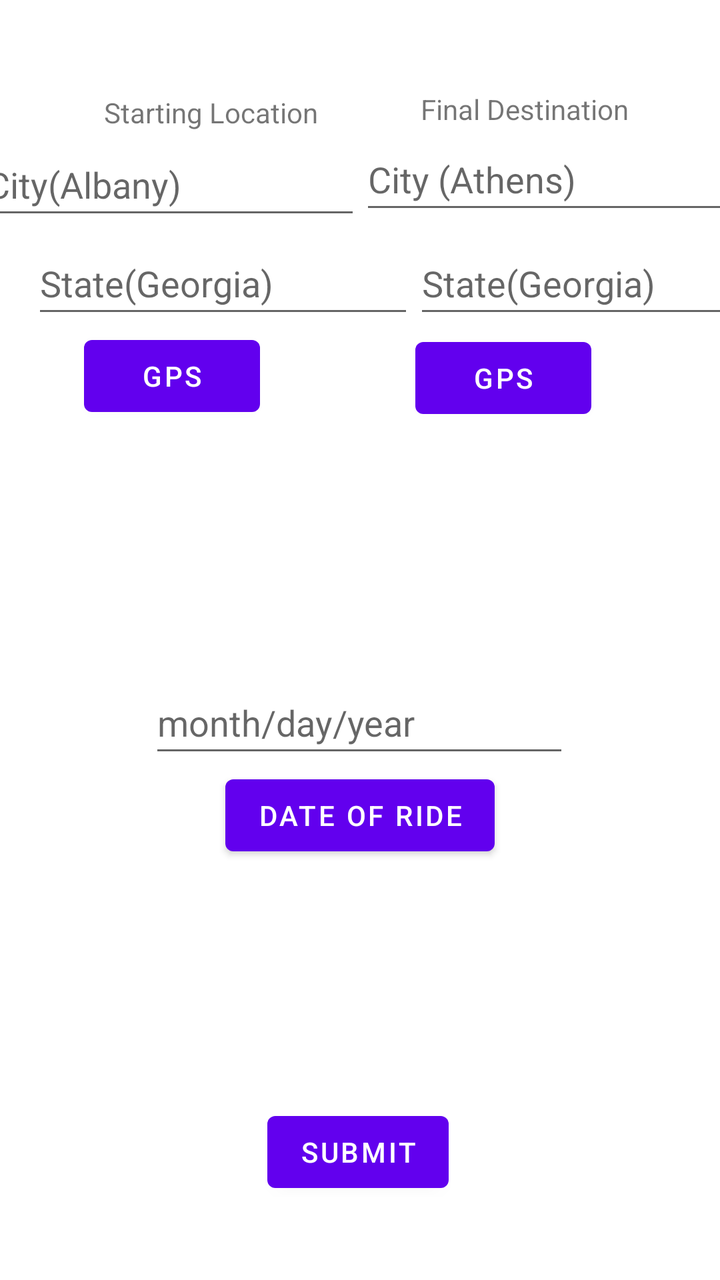
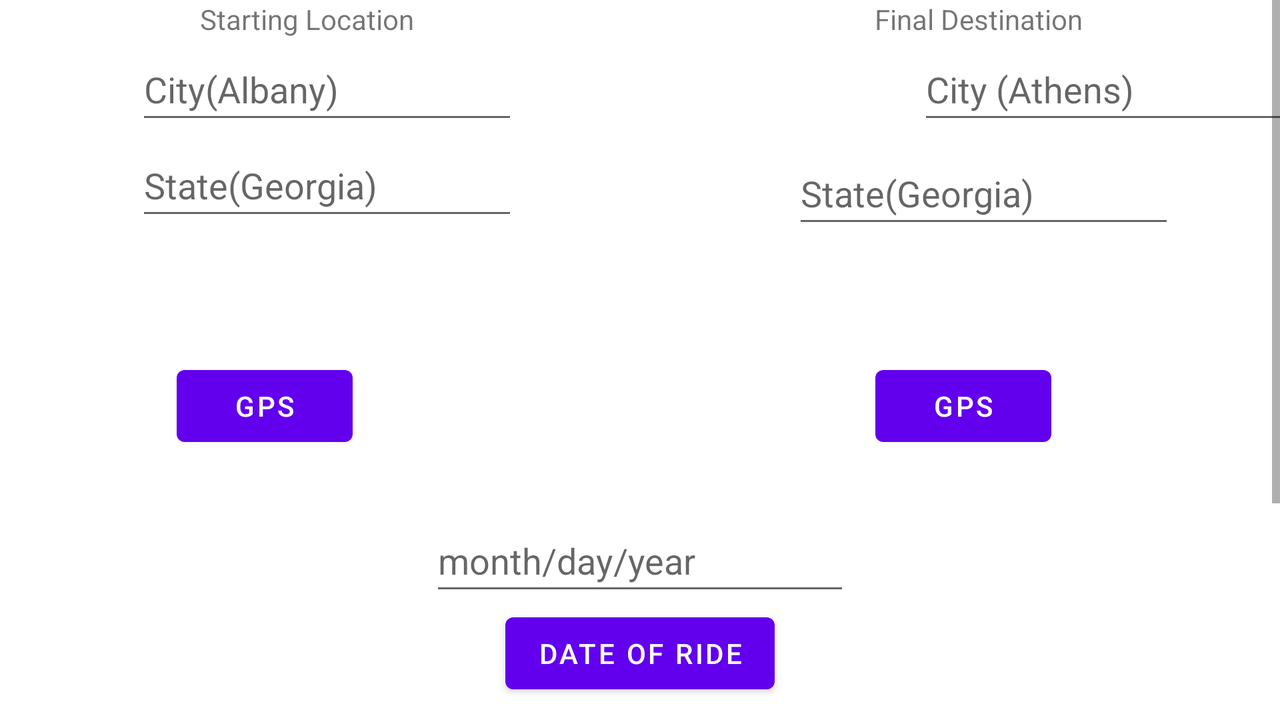

An Android layout and its configuration variant, each rendered on a device that would load it. The default file and the variant file are quoted in full after the pictures.
<!-- AndroidManifest.xml: application theme Theme.RideshareFirebase -->
<!-- res/layout/fragment_request_ride.xml -->
<?xml version="1.0" encoding="utf-8"?>
<FrameLayout xmlns:android="http://schemas.android.com/apk/res/android"
    xmlns:app="http://schemas.android.com/apk/res-auto"
    xmlns:tools="http://schemas.android.com/tools"
    android:layout_width="match_parent"
    android:layout_height="match_parent"
    tools:context=".OfferRideFragment">

    
    <androidx.constraintlayout.widget.ConstraintLayout
        android:layout_width="match_parent"
        android:layout_height="match_parent">

        <EditText
            android:id="@+id/destState"
            android:layout_width="191dp"
            android:layout_height="wrap_content"
            android:layout_marginBottom="476dp"
            android:ems="10"
            android:hint="State(Georgia)"
            android:inputType="textPersonName"
            android:minHeight="48dp"
            app:layout_constraintBottom_toBottomOf="parent"
            app:layout_constraintEnd_toEndOf="parent"
            app:layout_constraintHorizontal_bias="0.0"
            app:layout_constraintStart_toEndOf="@+id/startState" />

        <EditText
            android:id="@+id/destCity"
            android:layout_width="191dp"
            android:layout_height="wrap_content"
            android:layout_marginBottom="4dp"
            android:ems="10"
            android:hint="City (Athens)"
            android:inputType="textPersonName"
            android:minHeight="48dp"
            app:layout_constraintBottom_toTopOf="@+id/destState"
            app:layout_constraintEnd_toEndOf="parent"
            app:layout_constraintHorizontal_bias="0.5"
            app:layout_constraintStart_toEndOf="@+id/startCity" />

        <Button
            android:id="@+id/offerSubmit"
            android:layout_width="wrap_content"
            android:layout_height="wrap_content"
            android:layout_marginBottom="40dp"
            android:text="Submit"
            app:layout_constraintBottom_toBottomOf="parent"
            app:layout_constraintEnd_toEndOf="parent"
            app:layout_constraintHorizontal_bias="0.496"
            app:layout_constraintStart_toStartOf="parent" />

        <EditText
            android:id="@+id/startState"
            android:layout_width="191dp"
            android:layout_height="wrap_content"
            android:layout_marginStart="16dp"
            android:layout_marginBottom="476dp"
            android:ems="10"
            android:hint="State(Georgia)"
            android:inputType="textPersonName"
            android:minHeight="48dp"
            app:layout_constraintBottom_toBottomOf="parent"
            app:layout_constraintHorizontal_chainStyle="packed"
            app:layout_constraintStart_toStartOf="parent" />

        <EditText
            android:id="@+id/startCity"
            android:layout_width="191dp"
            android:layout_height="wrap_content"
            android:ems="10"
            android:hint="City(Albany)"
            android:inputType="textPersonName"
            android:minHeight="48dp"
            app:layout_constraintBottom_toTopOf="@+id/startState"
            app:layout_constraintEnd_toEndOf="parent"
            app:layout_constraintEnd_toStartOf="@+id/destCity"
            app:layout_constraintHorizontal_bias="0.5"
            app:layout_constraintHorizontal_chainStyle="packed"
            app:layout_constraintStart_toStartOf="parent"
            app:layout_constraintTop_toTopOf="parent"
            app:layout_constraintVertical_bias="0.979" />

        <TextView
            android:id="@+id/textView10"
            android:layout_width="wrap_content"
            android:layout_height="wrap_content"
            android:layout_marginStart="52dp"
            android:text="Starting Location"
            app:layout_constraintBottom_toTopOf="@+id/startCity"
            app:layout_constraintStart_toStartOf="parent"
            app:layout_constraintTop_toTopOf="parent"
            app:layout_constraintVertical_bias="0.981" />

        <TextView
            android:id="@+id/textView9"
            android:layout_width="wrap_content"
            android:layout_height="wrap_content"
            android:text="Final Destination"
            app:layout_constraintBottom_toTopOf="@+id/destCity"
            app:layout_constraintEnd_toEndOf="parent"
            app:layout_constraintHorizontal_bias="0.527"
            app:layout_constraintStart_toEndOf="@+id/textView10"
            app:layout_constraintTop_toTopOf="parent"
            app:layout_constraintVertical_bias="1.0" />

        <Button
            android:id="@+id/gpsButton"
            android:layout_width="wrap_content"
            android:layout_height="wrap_content"
            android:text="GPS"
            app:layout_constraintBottom_toBottomOf="parent"
            app:layout_constraintEnd_toEndOf="parent"
            app:layout_constraintHorizontal_bias="0.154"
            app:layout_constraintStart_toStartOf="parent"
            app:layout_constraintTop_toBottomOf="@+id/startState"
            app:layout_constraintVertical_bias="0.0" />

        <Button
            android:id="@+id/datePicker"
            android:layout_width="wrap_content"
            android:layout_height="wrap_content"
            android:text="Date of Ride"
            app:layout_constraintBottom_toBottomOf="parent"
            app:layout_constraintEnd_toEndOf="parent"
            app:layout_constraintStart_toStartOf="parent"
            app:layout_constraintTop_toTopOf="parent"
            app:layout_constraintVertical_bias="0.648" />

        <EditText
            android:id="@+id/editTextDate"
            android:layout_width="wrap_content"
            android:layout_height="wrap_content"
            android:ems="10"
            android:hint="month/day/year"
            android:inputType="date"
            android:minHeight="48dp"
            app:layout_constraintBottom_toTopOf="@+id/datePicker"
            app:layout_constraintEnd_toEndOf="parent"
            app:layout_constraintHorizontal_bias="0.497"
            app:layout_constraintStart_toStartOf="parent"
            app:layout_constraintTop_toTopOf="parent"
            app:layout_constraintVertical_bias="1.0" />

        <Button
            android:id="@+id/gpsButton2"
            android:layout_width="wrap_content"
            android:layout_height="wrap_content"
            android:text="GPS"
            app:layout_constraintBottom_toBottomOf="parent"
            app:layout_constraintEnd_toEndOf="parent"
            app:layout_constraintHorizontal_bias="0.764"
            app:layout_constraintStart_toStartOf="parent"
            app:layout_constraintTop_toBottomOf="@+id/startState"
            app:layout_constraintVertical_bias="0.002" />

    </androidx.constraintlayout.widget.ConstraintLayout>

</FrameLayout>
<!-- resources referenced by this layout -->
<resources>
  <style name="Theme.RideshareFirebase" parent="Theme.MaterialComponents.DayNight.DarkActionBar">
          
          <item name="colorPrimary">@color/purple_500</item>
          <item name="colorPrimaryVariant">@color/purple_700</item>
          <item name="colorOnPrimary">@color/white</item>
          
          <item name="colorSecondary">@color/teal_200</item>
          <item name="colorSecondaryVariant">@color/teal_700</item>
          <item name="colorOnSecondary">@color/black</item>
          
          <item name="android:statusBarColor">?attr/colorPrimaryVariant</item>
          
      </style>
</resources>
<!-- res/layout-land/fragment_request_ride.xml (the repository's variant of the layout above) -->
<!-- drawn on the phone turned sideways -->
<?xml version="1.0" encoding="utf-8"?>
<FrameLayout xmlns:android="http://schemas.android.com/apk/res/android"
    xmlns:app="http://schemas.android.com/apk/res-auto"
    xmlns:tools="http://schemas.android.com/tools"
    android:layout_width="match_parent"
    android:layout_height="match_parent"
    tools:context=".OfferRideFragment">

    
    <ScrollView
        android:layout_width="match_parent"
        android:layout_height="match_parent">

        <androidx.constraintlayout.widget.ConstraintLayout
            android:layout_width="match_parent"
            android:layout_height="wrap_content">

            <EditText
                android:id="@+id/destState"
                android:layout_width="191dp"
                android:layout_height="wrap_content"
                android:layout_marginBottom="396dp"
                android:ems="10"
                android:hint="State(Georgia)"
                android:inputType="textPersonName"
                android:minHeight="48dp"
                app:layout_constraintBottom_toBottomOf="parent"
                app:layout_constraintEnd_toEndOf="parent"
                app:layout_constraintHorizontal_bias="0.723"
                app:layout_constraintStart_toEndOf="@+id/startState" />

            <EditText
                android:id="@+id/destCity"
                android:layout_width="191dp"
                android:layout_height="wrap_content"
                android:layout_marginStart="200dp"
                android:layout_marginBottom="4dp"
                android:ems="10"
                android:hint="City (Athens)"
                android:inputType="textPersonName"
                android:minHeight="48dp"
                app:layout_constraintBottom_toTopOf="@+id/destState"
                app:layout_constraintStart_toEndOf="@+id/startCity" />

            <Button
                android:id="@+id/offerSubmit"
                android:layout_width="wrap_content"
                android:layout_height="wrap_content"
                android:layout_marginBottom="40dp"
                android:text="Submit"
                app:layout_constraintBottom_toBottomOf="parent"
                app:layout_constraintEnd_toEndOf="parent"
                app:layout_constraintHorizontal_bias="0.496"
                app:layout_constraintStart_toStartOf="parent" />

            <EditText
                android:id="@+id/startState"
                android:layout_width="191dp"
                android:layout_height="wrap_content"
                android:layout_marginStart="68dp"
                android:layout_marginBottom="400dp"
                android:ems="10"
                android:hint="State(Georgia)"
                android:inputType="textPersonName"
                android:minHeight="48dp"
                app:layout_constraintBottom_toBottomOf="parent"
                app:layout_constraintHorizontal_chainStyle="packed"
                app:layout_constraintStart_toStartOf="parent" />

            <EditText
                android:id="@+id/startCity"
                android:layout_width="191dp"
                android:layout_height="wrap_content"
                android:layout_marginStart="68dp"
                android:ems="10"
                android:hint="City(Albany)"
                android:inputType="textPersonName"
                android:minHeight="48dp"
                app:layout_constraintBottom_toTopOf="@+id/startState"
                app:layout_constraintHorizontal_chainStyle="packed"
                app:layout_constraintStart_toStartOf="parent"
                app:layout_constraintTop_toTopOf="parent"
                app:layout_constraintVertical_bias="1.0" />

            <TextView
                android:id="@+id/textView10"
                android:layout_width="wrap_content"
                android:layout_height="wrap_content"
                android:layout_marginStart="100dp"
                android:text="Starting Location"
                app:layout_constraintBottom_toTopOf="@+id/startCity"
                app:layout_constraintStart_toStartOf="parent"
                app:layout_constraintTop_toTopOf="parent"
                app:layout_constraintVertical_bias="1.0" />

            <TextView
                android:id="@+id/textView9"
                android:layout_width="wrap_content"
                android:layout_height="wrap_content"
                android:text="Final Destination"
                app:layout_constraintBottom_toTopOf="@+id/destCity"
                app:layout_constraintEnd_toEndOf="parent"
                app:layout_constraintHorizontal_bias="0.7"
                app:layout_constraintStart_toEndOf="@+id/textView10"
                app:layout_constraintTop_toTopOf="parent"
                app:layout_constraintVertical_bias="1.0" />

            <Button
                android:id="@+id/gpsButton"
                android:layout_width="wrap_content"
                android:layout_height="wrap_content"
                android:text="GPS"
                app:layout_constraintBottom_toBottomOf="parent"
                app:layout_constraintEnd_toEndOf="parent"
                app:layout_constraintHorizontal_bias="0.16"
                app:layout_constraintStart_toStartOf="parent"
                app:layout_constraintTop_toBottomOf="@+id/startState"
                app:layout_constraintVertical_bias="0.182" />

            <Button
                android:id="@+id/datePicker"
                android:layout_width="wrap_content"
                android:layout_height="wrap_content"
                android:text="Date of Ride"
                app:layout_constraintBottom_toBottomOf="parent"
                app:layout_constraintEnd_toEndOf="parent"
                app:layout_constraintStart_toStartOf="parent"
                app:layout_constraintTop_toTopOf="parent"
                app:layout_constraintVertical_bias="0.648" />

            <EditText
                android:id="@+id/editTextDate"
                android:layout_width="wrap_content"
                android:layout_height="wrap_content"
                android:ems="10"
                android:hint="month/day/year"
                android:inputType="date"
                android:minHeight="48dp"
                app:layout_constraintBottom_toTopOf="@+id/datePicker"
                app:layout_constraintEnd_toEndOf="parent"
                app:layout_constraintStart_toStartOf="parent" />

            <Button
                android:id="@+id/gpsButton2"
                android:layout_width="wrap_content"
                android:layout_height="wrap_content"
                android:text="GPS"
                app:layout_constraintBottom_toBottomOf="parent"
                app:layout_constraintEnd_toEndOf="parent"
                app:layout_constraintHorizontal_bias="0.793"
                app:layout_constraintStart_toStartOf="parent"
                app:layout_constraintTop_toBottomOf="@+id/startState"
                app:layout_constraintVertical_bias="0.182" />

        </androidx.constraintlayout.widget.ConstraintLayout>
    </ScrollView>

</FrameLayout>
